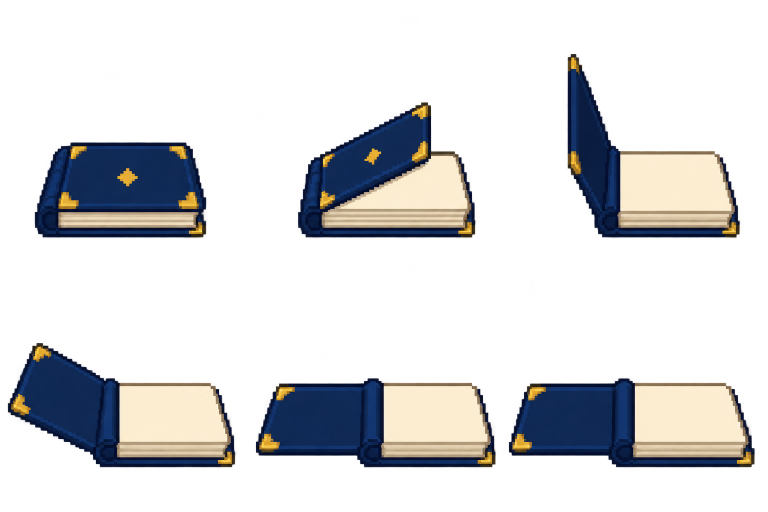
#> input picture ArtSource/BookOpeningSample_20261008/source-r1.png, 1536 x 1024 px (shown at 1/2 size)
$ python -i prepare_main_menu_native64.py   (imports and definitions only)
#> lines starting #> are read from the running program, lines starting #| are printed output that depends on the picture
#> further down, picture is the input picture: PIL image 1536x1024 RGBA; mean R, G, B, A 44, 46.1, 51.4, 64.9
### Tools/OCCArt/decode_generated_pixel_grid.py
#!/usr/bin/env python3
"""Losslessly decode an enlarged generated pixel-art preview to its logical grid.

The decoder never resizes the subject. It infers the checkerboard lattice, takes
one robust representative colour from each authored macro-pixel, removes only
edge-connected checker cells, and either places the intact subject on a 32px
canvas or rejects a source whose authored logical detail cannot fit.
"""

from __future__ import annotations

import argparse
import json
import math
import statistics
from collections import Counter, deque
from pathlib import Path

import numpy as np
from PIL import Image, ImageFilter


COMMON_GRIDS = (16, 24, 32, 48, 64, 96, 128)


# [139 lines left out: functions arguments, binary_runs, border_run_count, infer_grid, light_neutral, remove_baked_checker_pixels and 2 more, not called in this run]


def edge_profile_score(profile: np.ndarray, pitch: int) -> tuple[float, int, float]:
    total = float(profile.sum()) + 1e-9
    length = len(profile)
    best = (0.0, 0, 0.0)
    for phase in range(pitch):
        selected = np.zeros(length, dtype=bool)
        for position in range(phase, length, pitch):
            selected[max(0, position - 1):min(length, position + 2)] = True
        coverage = float(profile[selected].sum()) / total
        enrichment = coverage / max(float(selected.mean()), 1e-9)
        score = enrichment * coverage ** 0.35
        if score > best[0]:
            best = (score, phase, coverage)
    return best


# [71 lines left out: functions infer_subject_lattice, decode_subject_lattice, not called in this run]


def colour_distance(a: tuple[int, int, int], b: tuple[int, int, int]) -> int:
    return sum(abs(x - y) for x, y in zip(a, b))


# [30 lines left out: function remove_checker, not called in this run]


def squared_distance(a: tuple[int, int, int], b: tuple[int, int, int]) -> int:
    return sum((x - y) ** 2 for x, y in zip(a, b))


# [269 lines left out: functions consolidate_to_observed_palette, keep_largest_alpha_component, parse_target_size, place_intact, select_ground_window, main, not called in this run]


# [2 lines that do not run on import are left out]

### Tools/OCCArt/prepare_main_menu_native64.py
"""E menu: diagnose native grids, preserve subjects, assemble at one pixel density.

No arbitrary downscale or geometry resize. Integer previews are review-only.
Community reconstructions are retained separately for comparison, never called lossless.
"""
from pathlib import Path
import json
import hashlib
import numpy as np
from PIL import Image, ImageFilter
import decode_generated_pixel_grid as decoder

ROOT = Path(__file__).resolve().parents[2]
ART = ROOT / 'ArtSource/MainMenuE_Native64_20261008'

def background_grid(source):
    # The old isolated-object detector searches 8..40px. A wide plate can have
    # smaller authored cells; diagnose 4..40 here without lowering confidence.
    rgb = np.asarray(source.convert('RGB').filter(ImageFilter.GaussianBlur(1.4)), dtype=np.float32)
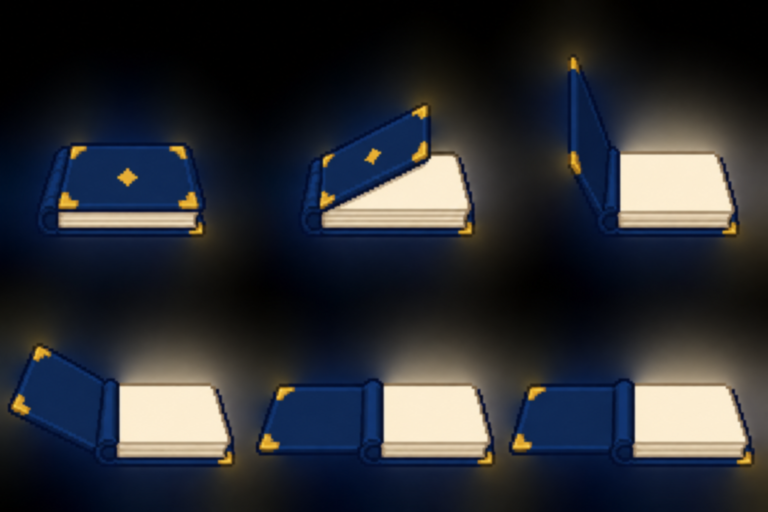
#> rgb: shape (1024, 1536, 3) float32 (shown at 1/2 size); mean R, G, B 44, 46.1, 51.3
    profiles = [np.abs(np.diff(rgb, axis=1)).sum(axis=(0,2)), np.abs(np.diff(rgb, axis=0)).sum(axis=(1,2))]
    candidates = []
    for pitch in range(4, 41):
        sx, px, cx = decoder.edge_profile_score(profiles[0], pitch)
        sy, py, cy = decoder.edge_profile_score(profiles[1], pitch)
        candidates.append((sx*sy*min(cx,cy)**.15, pitch, px, py))
#> this loop made 37 passes
#> (sx, px, cx, sy, py, cy) on passes 1 to 12: (0.912, 3, 0.754, 0.911, 2, 0.754), (0.837, 2, 0.601, 0.884, 3, 0.624), (0.827, 4, 0.52, 0.821, 3, 0.516), (0.766, 1, 0.439, 0.773, 0, 0.442), (0.808, 6, 0.413, 0.739, 4, 0.387), (0.705, 7, 0.341, 0.721, 6, 0.346), (0.716, 9, 0.319, 0.783, 3, 0.341), (0.731, 7, 0.302, 0.738, 3, 0.305), (0.703, 10, 0.276, 0.663, 2, 0.265), (0.66, 5, 0.248, 0.689, 12, 0.255), (0.652, 9, 0.232, 0.708, 2, 0.247), (0.616, 10, 0.211, 0.665, 4, 0.224)
#> after the loop, candidates = 37 items, first 6: (0.796, 4, 3, 2), (0.686, 5, 2, 3), (0.615, 6, 4, 3), (0.523, 7, 1, 0), (0.518, 8, 6, 4), (0.433, 9, 7, 6)
    candidates.sort(reverse=True)
    score,pitch,px,py = candidates[0]
#> score = 0.796; pitch = 4; px = 3; py = 2
    runner = next(v for v in candidates[1:] if v[1] not in {pitch*2,pitch//2})
#> runner = (0.686, 5, 2, 3)
    confidence = score/max(runner[0], 1e-9)
#> confidence = 1.16
    report = dict(pitch=pitch,phase=[px,py],confidence=confidence,threshold=1.2,candidates=candidates[:8],geometric_resize=False)
#> report = {'pitch': 4, 'phase': [3, 2], 'confidence': 1.16, 'threshold': 1.2, 'candidates': [(0.796, 4, 3, 2), (0.686, 5, 2, 3), (0.615, 6, 4, 3), (0.523, 7, 1, 0), (0.518, 8, 6, 4), (0.473, 10, 9, 3), (0.451, 11, 7, 3), (0.433, 9, 7, 6)], 'geometric_resize': False}
    if confidence < 1.2:
        return None, report
    result = decoder.decode_subject_lattice(source,(0,0,source.width,source.height),pitch,px,py)
    return decoder.consolidate_to_observed_palette(result,32), report

def digest(path):
    return hashlib.sha256(path.read_bytes()).hexdigest()

def evidence(folder, image):
    image.save(folder/'one_x.png')
    image.resize((image.width*4,image.height*4),Image.Resampling.NEAREST).save(folder/'four_x.png')
    image.convert('L').convert('RGB').save(folder/'grayscale.png')
    board=Image.new('RGBA',image.size,(210,210,210,255))
    for y in range(image.height):
        for x in range(image.width):
            if (x//8+y//8)%2: board.putpixel((x,y),(240,240,240,255))
    board.alpha_composite(image);board.save(folder/'checker.png')

def assemble(background):
    width,height = 320,180
    if background.width>width or background.height>height:
        raise ValueError(f'Background does not fit intact scene: {background.size}')
    # A neutral viewport border is not painted source detail.
    plate=Image.new('RGBA',(width,height),(39,31,26,255))
    plate.alpha_composite(background,((width-background.width)//2,(height-background.height)//2))
    def prop(name):
        im=Image.open(ART/name/'native.png').convert('RGBA')
        return im.crop(im.getchannel('A').getbbox())
    positions={'cup':(244,154),'lamp':(289,160),'book_closed':(169,163),'book_open':(169,163)}
    for name in ['cup','lamp']:
        im=prop(name);cx,bottom=positions[name];plate.alpha_composite(im,(cx-im.width//2,bottom-im.height))
    states={}
    for state,book in [('scene_closed','book_closed'),('scene_open','book_open')]:
        im=prop(book);scene=plate.copy();cx,bottom=positions[book];scene.alpha_composite(im,(cx-im.width//2,bottom-im.height));states[state]=scene
    # Common source-observed palette; never invent blended colours or dither.
    strip=Image.new('RGBA',(width,height*2));strip.alpha_composite(states['scene_closed']);strip.alpha_composite(states['scene_open'],(0,height))
    strip=decoder.consolidate_to_observed_palette(strip,64)
    for i,state in enumerate(states):
        folder=ART/state;folder.mkdir(exist_ok=True);im=strip.crop((0,i*height,width,(i+1)*height));im.save(folder/'native.png');evidence(folder,im)
        im.resize((1920,1080),Image.Resampling.NEAREST).save(folder/'six_x.png')
    return positions

# [10 lines not run here, left out]

>>> from PIL import Image
>>> picture = Image.open('../../ArtSource/BookOpeningSample_20261008/source-r1.png')
>>> result = background_grid(picture)
